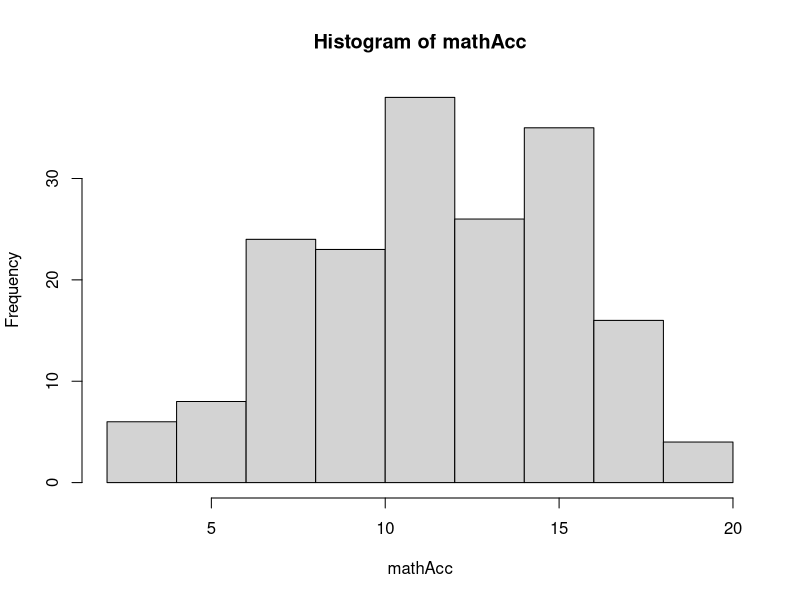
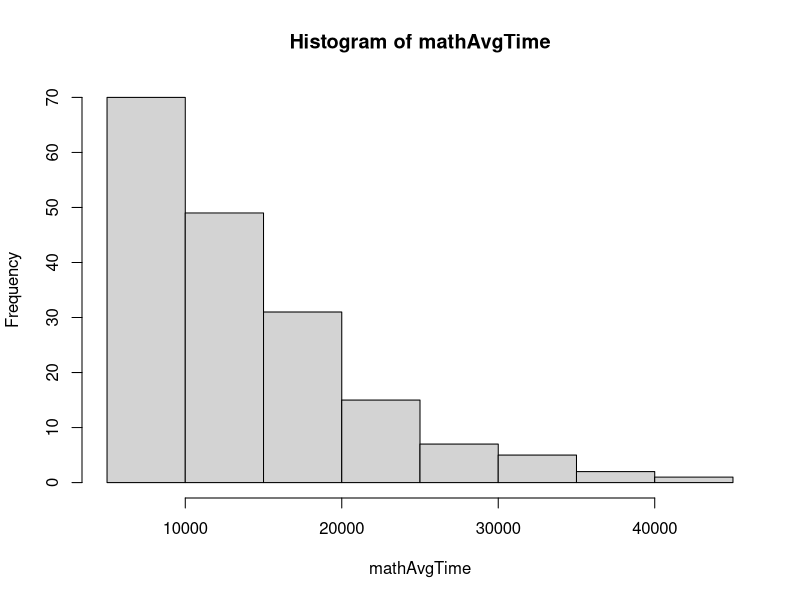

R code for these plots, in order:

#########################################################

rm(list=ls())

#########################################################

set.seed(1)

N = 180
k = 6

schoolID = sample(1:6,N,replace=T,prob=runif(6,0.5,1))
school_rInt1 = 0.3*rnorm(k)[schoolID]
school_rInt2 = 0.1*rnorm(k)[schoolID]
school_rInt3 = 0.2*rnorm(k)[schoolID]
school_rInt4 = 0.2*rnorm(k)[schoolID]

name = replicate(N,paste0(sample(letters,5),collapse=""))
school = paste0("school",schoolID)

iq_z = rnorm(N,0,1)

wmScore = rbinom(N,20,pnorm(qnorm(.5)+school_rInt3+iq_z*.25))

visualScore = rbinom(N,20,pnorm(qnorm(.5)+school_rInt4+iq_z*.3))

mathAcc = rbinom(N,20,pnorm(qnorm(.6)+school_rInt1+iq_z*.3))
aggregate(mathAcc,by=list(schoolID),mean)
hist(mathAcc)

mathAvgTime = round(5000+rgamma(N,exp(0.5+school_rInt2-iq_z*.323),1)*5000)
aggregate(mathAvgTime,by=list(schoolID),median)
hist(mathAvgTime)

df = data.frame(school,name,mathAcc,mathAvgTime,wmScore,visualScore)
df = df[order(schoolID),]
cor(df[,3:ncol(df)])

write.csv(df,"exerData1.csv",row.names=F)

#########################################################



